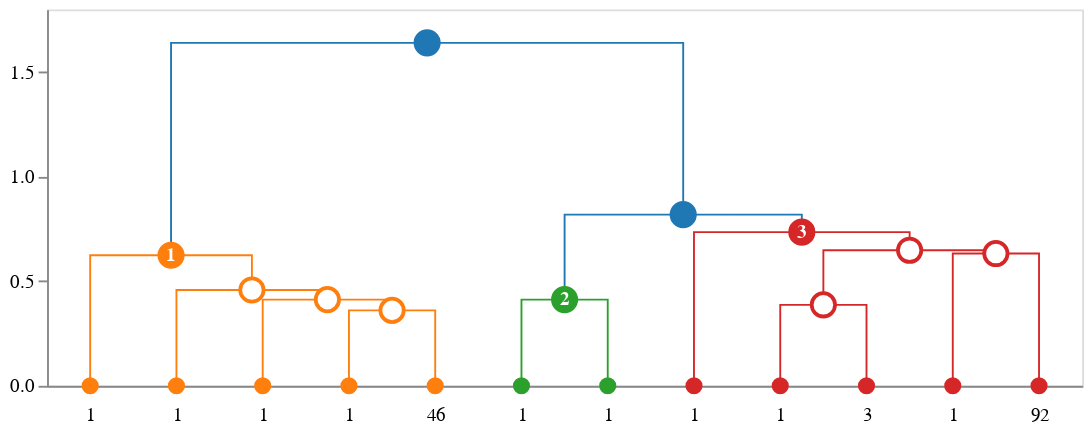

This figure's notebook cell:
### Markdown cell above
## Customizing tooltips

### Using `node_hover_func`

Leaf axis labels are controlled via `node_hover_func` parameter of  `idd.create_dendrogram` function. To customize labels, pass a callable that returns a dictionary of key:value pairs that will be displayed in a tooltip for a given linkage ID. 

For example, to display the linkage ID itself:

### Code cell
idd = idendrogram.idendrogram()
idd.set_cluster_info(cl_data)

dendrogram = idd.create_dendrogram(
    node_hover_func= lambda _, id: {'linkage ID': id}
)
to_altair(dendrogram=dendrogram, height=200, width=629)

### Figure 1 — Vega-Lite specification as saved in the notebook (floating-point values rounded to 4 significant figures)
{"layer": [{"data": {"name": "data-14cecd4bee7b75d255fafc30acb8179d"}, "mark": "line", "encoding": {"color": {"field": "fillcolor", "legend": null, "scale": null, "type": "nominal"}, "detail": {"field": "index", "type": "quantitative"}, "order": {"field": "_order_helper", "type": "quantitative"}, "strokeDash": {"field": "strokedash", "legend": null, "scale": null, "type": "nominal"}, "strokeOpacity": {"field": "strokeopacity", "legend": null, "scale": null, "type": "quantitative"}, "strokeWidth": {"field": "strokewidth", "legend": null, "scale": null, "type": "quantitative"}, "x": {"axis": {"grid": false, "labelAngle": 0, "labelExpr": "datum.value == 5.0 ? '1' : datum.value == 15.0 ? '1' : datum.value == 25.0 ? '1' : datum.value == 35.0 ? '1' : datum.value == 45.0 ? '46' : datum.value == 55.0 ? '1' : datum.value == 65.0 ? '1' : datum.value == 75.0 ? '1' : datum.value == 85.0 ? '1' : datum.value == 95.0 ? '3' : datum.value == 105.0 ? '1' : datum.value == 115.0 ? '92' : ''", "labelPadding": 10, "orient": "bottom", "ticks": false, "values": [5.0, 15.0, 25.0, 35.0, 45.0, 55.0, 65.0, 75.0, 85.0, 95.0, 105.0, 115.0]}, "field": "x", "title": null, "type": "quantitative"}, "y": {"axis": {"grid": false}, "field": "y", "scale": {"reverse": false, "type": "linear"}, "title": null, "type": "quantitative"}}}, {"layer": [{"layer": [{"mark": "point", "encoding": {"fill": {"field": "fillcolor", "scale": null, "type": "nominal"}, "opacity": {"field": "opacity", "scale": null, "type": "quantitative"}, "size": {"field": "size", "scale": null, "type": "quantitative"}, "stroke": {"field": "edgecolor", "scale": null, "type": "nominal"}, "tooltip": {"field": "hovertext", "type": "nominal"}, "x": {"axis": {"grid": false, "labelAngle": 0, "labelExpr": "datum.value == 5.0 ? '1' : datum.value == 15.0 ? '1' : datum.value == 25.0 ? '1' : datum.value == 35.0 ? '1' : datum.value == 45.0 ? '46' : datum.value == 55.0 ? '1' : datum.value == 65.0 ? '1' : datum.value == 75.0 ? '1' : datum.value == 85.0 ? '1' : datum.value == 95.0 ? '3' : datum.value == 105.0 ? '1' : datum.value == 115.0 ? '92' : ''", "labelPadding": 10, "orient": "bottom", "ticks": false, "values": [5.0, 15.0, 25.0, 35.0, 45.0, 55.0, 65.0, 75.0, 85.0, 95.0, 105.0, 115.0]}, "field": "x", "title": null, "type": "quantitative"}, "y": {"axis": {"grid": false}, "field": "y", "scale": {"reverse": false, "type": "linear"}, "title": null, "type": "quantitative"}}}, {"mark": {"type": "text", "fontWeight": "bold"}, "encoding": {"color": {"field": "labelcolor", "scale": null, "type": "nominal"}, "size": {"field": "labelsize", "scale": null, "type": "quantitative"}, "text": {"field": "label", "type": "nominal"}, "tooltip": {"field": "hovertext", "type": "nominal"}, "x": {"axis": {"grid": false, "labelAngle": 0, "labelExpr": "datum.value == 5.0 ? '1' : datum.value == 15.0 ? '1' : datum.value == 25.0 ? '1' : datum.value == 35.0 ? '1' : datum.value == 45.0 ? '46' : datum.value == 55.0 ? '1' : datum.value == 65.0 ? '1' : datum.value == 75.0 ? '1' : datum.value == 85.0 ? '1' : datum.value == 95.0 ? '3' : datum.value == 105.0 ? '1' : datum.value == 115.0 ? '92' : ''", "labelPadding": 10, "orient": "bottom", "ticks": false, "values": [5.0, 15.0, 25.0, 35.0, 45.0, 55.0, 65.0, 75.0, 85.0, 95.0, 105.0, 115.0]}, "field": "x", "title": null, "type": "quantitative"}, "y": {"axis": {"grid": false}, "field": "y", "scale": {"reverse": false, "type": "linear"}, "title": null, "type": "quantitative"}}}]}], "data": {"name": "data-4e889089e8f5a7ad6df9159984048e61"}}], "height": 200, "width": 550, "$schema": "https://vega.github.io/schema/vega-lite/v4.17.0.json", "datasets": {"data-14cecd4bee7b75d255fafc30acb8179d": [{"index": 0, "x": 35.0, "y": 0.0, "fillcolor": "#ff7f0e", "id": 269, "children_id": [15, 263], "cluster_id": null, "strokewidth": 1.0, "strokedash": [1, 0], "strokeopacity": 1.0, "_order_helper": 0}, {"index": 0, "x": 35.0, "y": 0.3606, "fillcolor": "#ff7f0e", "id": 269, "children_id": [15, 263], "cluster_id": null, "strokewidth": 1.0, "strokedash": [1, 0], "strokeopacity": 1.0, "_order_helper": 1}, {"index": 0, "x": 45.0, "y": 0.3606, "fillcolor": "#ff7f0e", "id": 269, "children_id": [15, 263], "cluster_id": null, "strokewidth": 1.0, "strokedash": [1, 0], "strokeopacity": 1.0, "_order_helper": 2}, {"index": 0, "x": 45.0, "y": 0.0, "fillcolor": "#ff7f0e", "id": 269, "children_id": [15, 263], "cluster_id": null, "strokewidth": 1.0, "strokedash": [1, 0], "strokeopacity": 1.0, "_order_helper": 3}, {"index": 1, "x": 25.0, "y": 0.0, "fillcolor": "#ff7f0e", "id": 278, "children_id": [14, 269], "cluster_id": null, "strokewidth": 1.0, "strokedash": [1, 0], "strokeopacity": 1.0, "_order_helper": 0}, {"index": 1, "x": 25.0, "y": 0.4123, "fillcolor": "#ff7f0e", "id": 278, "children_id": [14, 269], "cluster_id": null, "strokewidth": 1.0, "strokedash": [1, 0], "strokeopacity": 1.0, "_order_helper": 1}, {"index": 1, "x": 40.0, "y": 0.4123, "fillcolor": "#ff7f0e", "id": 278, "children_id": [14, 269], "cluster_id": null, "strokewidth": 1.0, "strokedash": [1, 0], "strokeopacity": 1.0, "_order_helper": 2}, {"index": 1, "x": 40.0, "y": 0.3606, "fillcolor": "#ff7f0e", "id": 278, "children_id": [14, 269], "cluster_id": null, "strokewidth": 1.0, "strokedash": [1, 0], "strokeopacity": 1.0, "_order_helper": 3}, {"index": 2, "x": 15.0, "y": 0.0, "fillcolor": "#ff7f0e", "id": 285, "children_id": [22, 278], "cluster_id": null, "strokewidth": 1.0, "strokedash": [1, 0], "strokeopacity": 1.0, "_order_helper": 0}, {"index": 2, "x": 15.0, "y": 0.4583, "fillcolor": "#ff7f0e", "id": 285, "children_id": [22, 278], "cluster_id": null, "strokewidth": 1.0, "strokedash": [1, 0], "strokeopacity": 1.0, "_order_helper": 1}, {"index": 2, "x": 32.5, "y": 0.4583, "fillcolor": "#ff7f0e", "id": 285, "children_id": [22, 278], "cluster_id": null, "strokewidth": 1.0, "strokedash": [1, 0], "strokeopacity": 1.0, "_order_helper": 2}, {"index": 2, "x": 32.5, "y": 0.4123, "fillcolor": "#ff7f0e", "id": 285, "children_id": [22, 278], "cluster_id": null, "strokewidth": 1.0, "strokedash": [1, 0], "strokeopacity": 1.0, "_order_helper": 3}, {"index": 3, "x": 5.0, "y": 0.0, "fillcolor": "#ff7f0e", "id": 293, "children_id": [41, 285], "cluster_id": 1.0, "strokewidth": 1.0, "strokedash": [1, 0], "strokeopacity": 1.0, "_order_helper": 0}, {"index": 3, "x": 5.0, "y": 0.6245, "fillcolor": "#ff7f0e", "id": 293, "children_id": [41, 285], "cluster_id": 1.0, "strokewidth": 1.0, "strokedash": [1, 0], "strokeopacity": 1.0, "_order_helper": 1}, {"index": 3, "x": 23.75, "y": 0.6245, "fillcolor": "#ff7f0e", "id": 293, "children_id": [41, 285], "cluster_id": 1.0, "strokewidth": 1.0, "strokedash": [1, 0], "strokeopacity": 1.0, "_order_helper": 2}, {"index": 3, "x": 23.75, "y": 0.4583, "fillcolor": "#ff7f0e", "id": 293, "children_id": [41, 285], "cluster_id": 1.0, "strokewidth": 1.0, "strokedash": [1, 0], "strokeopacity": 1.0, "_order_helper": 3}, {"index": 4, "x": 55.0, "y": 0.0, "fillcolor": "#2ca02c", "id": 279, "children_id": [117, 131], "cluster_id": 2.0, "strokewidth": 1.0, "strokedash": [1, 0], "strokeopacity": 1.0, "_order_helper": 0}, {"index": 4, "x": 55.0, "y": 0.4123, "fillcolor": "#2ca02c", "id": 279, "children_id": [117, 131], "cluster_id": 2.0, "strokewidth": 1.0, "strokedash": [1, 0], "strokeopacity": 1.0, "_order_helper": 1}, {"index": 4, "x": 65.0, "y": 0.4123, "fillcolor": "#2ca02c", "id": 279, "children_id": [117, 131], "cluster_id": 2.0, "strokewidth": 1.0, "strokedash": [1, 0], "strokeopacity": 1.0, "_order_helper": 2}, {"index": 4, "x": 65.0, "y": 0.0, "fillcolor": "#2ca02c", "id": 279, "children_id": [117, 131], "cluster_id": 2.0, "strokewidth": 1.0, "strokedash": [1, 0], "strokeopacity": 1.0, "_order_helper": 3}, {"index": 5, "x": 85.0, "y": 0.0, "fillcolor": "#d62728", "id": 273, "children_id": [98, 265], "cluster_id": null, "strokewidth": 1.0, "strokedash": [1, 0], "strokeopacity": 1.0, "_order_helper": 0}, {"index": 5, "x": 85.0, "y": 0.3873, "fillcolor": "#d62728", "id": 273, "children_id": [98, 265], "cluster_id": null, "strokewidth": 1.0, "strokedash": [1, 0], "strokeopacity": 1.0, "_order_helper": 1}, {"index": 5, "x": 95.0, "y": 0.3873, "fillcolor": "#d62728", "id": 273, "children_id": [98, 265], "cluster_id": null, "strokewidth": 1.0, "strokedash": [1, 0], "strokeopacity": 1.0, "_order_helper": 2}, {"index": 5, "x": 95.0, "y": 0.0, "fillcolor": "#d62728", "id": 273, "children_id": [98, 265], "cluster_id": null, "strokewidth": 1.0, "strokedash": [1, 0], "strokeopacity": 1.0, "_order_helper": 3}, {"index": 6, "x": 105.0, "y": 0.0, "fillcolor": "#d62728", "id": 294, "children_id": [109, 292], "cluster_id": null, "strokewidth": 1.0, "strokedash": [1, 0], "strokeopacity": 1.0, "_order_helper": 0}, {"index": 6, "x": 105.0, "y": 0.6325, "fillcolor": "#d62728", "id": 294, "children_id": [109, 292], "cluster_id": null, "strokewidth": 1.0, "strokedash": [1, 0], "strokeopacity": 1.0, "_order_helper": 1}, {"index": 6, "x": 115.0, "y": 0.6325, "fillcolor": "#d62728", "id": 294, "children_id": [109, 292], "cluster_id": null, "strokewidth": 1.0, "strokedash": [1, 0], "strokeopacity": 1.0, "_order_helper": 2}, {"index": 6, "x": 115.0, "y": 0.0, "fillcolor": "#d62728", "id": 294, "children_id": [109, 292], "cluster_id": null, "strokewidth": 1.0, "strokedash": [1, 0], "strokeopacity": 1.0, "_order_helper": 3}, {"index": 7, "x": 90.0, "y": 0.3873, "fillcolor": "#d62728", "id": 295, "children_id": [273, 294], "cluster_id": null, "strokewidth": 1.0, "strokedash": [1, 0], "strokeopacity": 1.0, "_order_helper": 0}, {"index": 7, "x": 90.0, "y": 0.6481, "fillcolor": "#d62728", "id": 295, "children_id": [273, 294], "cluster_id": null, "strokewidth": 1.0, "strokedash": [1, 0], "strokeopacity": 1.0, "_order_helper": 1}, {"index": 7, "x": 110.0, "y": 0.6481, "fillcolor": "#d62728", "id": 295, "children_id": [273, 294], "cluster_id": null, "strokewidth": 1.0, "strokedash": [1, 0], "strokeopacity": 1.0, "_order_helper": 2}, {"index": 7, "x": 110.0, "y": 0.6325, "fillcolor": "#d62728", "id": 295, "children_id": [273, 294], "cluster_id": null, "strokewidth": 1.0, "strokedash": [1, 0], "strokeopacity": 1.0, "_order_helper": 3}, {"index": 8, "x": 75.0, "y": 0.0, "fillcolor": "#d62728", "id": 296, "children_id": [106, 295], "cluster_id": 3.0, "strokewidth": 1.0, "strokedash": [1, 0], "strokeopacity": 1.0, "_order_helper": 0}, {"index": 8, "x": 75.0, "y": 0.7348, "fillcolor": "#d62728", "id": 296, "children_id": [106, 295], "cluster_id": 3.0, "strokewidth": 1.0, "strokedash": [1, 0], "strokeopacity": 1.0, "_order_helper": 1}, {"index": 8, "x": 100.0, "y": 0.7348, "fillcolor": "#d62728", "id": 296, "children_id": [106, 295], "cluster_id": 3.0, "strokewidth": 1.0, "strokedash": [1, 0], "strokeopacity": 1.0, "_order_helper": 2}, {"index": 8, "x": 100.0, "y": 0.6481, "fillcolor": "#d62728", "id": 296, "children_id": [106, 295], "cluster_id": 3.0, "strokewidth": 1.0, "strokedash": [1, 0], "strokeopacity": 1.0, "_order_helper": 3}, {"index": 9, "x": 60.0, "y": 0.4123, "fillcolor": "#1f77b4", "id": 297, "children_id": [279, 296], "cluster_id": null, "strokewidth": 1.0, "strokedash": [1, 0], "strokeopacity": 1.0, "_order_helper": 0}, {"index": 9, "x": 60.0, "y": 0.8185, "fillcolor": "#1f77b4", "id": 297, "children_id": [279, 296], "cluster_id": null, "strokewidth": 1.0, "strokedash": [1, 0], "strokeopacity": 1.0, "_order_helper": 1}, {"index": 9, "x": 87.5, "y": 0.8185, "fillcolor": "#1f77b4", "id": 297, "children_id": [279, 296], "cluster_id": null, "strokewidth": 1.0, "strokedash": [1, 0], "strokeopacity": 1.0, "_order_helper": 2}, {"index": 9, "x": 87.5, "y": 0.7348, "fillcolor": "#1f77b4", "id": 297, "children_id": [279, 296], "cluster_id": null, "strokewidth": 1.0, "strokedash": [1, 0], "strokeopacity": 1.0, "_order_helper": 3}, {"index": 10, "x": 14.38, "y": 0.6245, "fillcolor": "#1f77b4", "id": 298, "children_id": [293, 297], "cluster_id": null, "strokewidth": 1.0, "strokedash": [1, 0], "strokeopacity": 1.0, "_order_helper": 0}, {"index": 10, "x": 14.38, "y": 1.64, "fillcolor": "#1f77b4", "id": 298, "children_id": [293, 297], "cluster_id": null, "strokewidth": 1.0, "strokedash": [1, 0], "strokeopacity": 1.0, "_order_helper": 1}, {"index": 10, "x": 73.75, "y": 1.64, "fillcolor": "#1f77b4", "id": 298, "children_id": [293, 297], "cluster_id": null, "strokewidth": 1.0, "strokedash": [1, 0], "strokeopacity": 1.0, "_order_helper": 2}, {"index": 10, "x": 73.75, "y": 0.8185, "fillcolor": "#1f77b4", "id": 298, "children_id": [293, 297], "cluster_id": null, "strokewidth": 1.0, "strokedash": [1, 0], "strokeopacity": 1.0, "_order_helper": 3}], "data-4e889089e8f5a7ad6df9159984048e61": [{"x": 5.0, "y": 0.0, "type": "leaf", "id": 41, "cluster_id": null, "edgecolor": "#ff7f0e", "label": "", "hovertext": {"linkage ID": 41}, "fillcolor": "#ff7f0e", "radius": 4.0, "opacity": 1.0, "labelsize": 10.0, "labelcolor": "#fff", "_default_leaf_radius": 4.0, "_default_leaf_radius_if_cluster": 7.0, "size": 50.27}, {"x": 15.0, "y": 0.0, "type": "leaf", "id": 22, "cluster_id": null, "edgecolor": "#ff7f0e", "label": "", "hovertext": {"linkage ID": 22}, "fillcolor": "#ff7f0e", "radius": 4.0, "opacity": 1.0, "labelsize": 10.0, "labelcolor": "#fff", "_default_leaf_radius": 4.0, "_default_leaf_radius_if_cluster": 7.0, "size": 50.27}, {"x": 25.0, "y": 0.0, "type": "leaf", "id": 14, "cluster_id": null, "edgecolor": "#ff7f0e", "label": "", "hovertext": {"linkage ID": 14}, "fillcolor": "#ff7f0e", "radius": 4.0, "opacity": 1.0, "labelsize": 10.0, "labelcolor": "#fff", "_default_leaf_radius": 4.0, "_default_leaf_radius_if_cluster": 7.0, "size": 50.27}, {"x": 35.0, "y": 0.0, "type": "leaf", "id": 15, "cluster_id": null, "edgecolor": "#ff7f0e", "label": "", "hovertext": {"linkage ID": 15}, "fillcolor": "#ff7f0e", "radius": 4.0, "opacity": 1.0, "labelsize": 10.0, "labelcolor": "#fff", "_default_leaf_radius": 4.0, "_default_leaf_radius_if_cluster": 7.0, "size": 50.27}, {"x": 45.0, "y": 0.0, "type": "leaf", "id": 263, "cluster_id": null, "edgecolor": "#ff7f0e", "label": "", "hovertext": {"linkage ID": 263}, "fillcolor": "#ff7f0e", "radius": 4.0, "opacity": 1.0, "labelsize": 10.0, "labelcolor": "#fff", "_default_leaf_radius": 4.0, "_default_leaf_radius_if_cluster": 7.0, "size": 50.27}, {"x": 55.0, "y": 0.0, "type": "leaf", "id": 117, "cluster_id": null, "edgecolor": "#2ca02c", "label": "", "hovertext": {"linkage ID": 117}, "fillcolor": "#2ca02c", "radius": 4.0, "opacity": 1.0, "labelsize": 10.0, "labelcolor": "#fff", "_default_leaf_radius": 4.0, "_default_leaf_radius_if_cluster": 7.0, "size": 50.27}, {"x": 65.0, "y": 0.0, "type": "leaf", "id": 131, "cluster_id": null, "edgecolor": "#2ca02c", "label": "", "hovertext": {"linkage ID": 131}, "fillcolor": "#2ca02c", "radius": 4.0, "opacity": 1.0, "labelsize": 10.0, "labelcolor": "#fff", "_default_leaf_radius": 4.0, "_default_leaf_radius_if_cluster": 7.0, "size": 50.27}, {"x": 75.0, "y": 0.0, "type": "leaf", "id": 106, "cluster_id": null, "edgecolor": "#d62728", "label": "", "hovertext": {"linkage ID": 106}, "fillcolor": "#d62728", "radius": 4.0, "opacity": 1.0, "labelsize": 10.0, "labelcolor": "#fff", "_default_leaf_radius": 4.0, "_default_leaf_radius_if_cluster": 7.0, "size": 50.27}, {"x": 85.0, "y": 0.0, "type": "leaf", "id": 98, "cluster_id": null, "edgecolor": "#d62728", "label": "", "hovertext": {"linkage ID": 98}, "fillcolor": "#d62728", "radius": 4.0, "opacity": 1.0, "labelsize": 10.0, "labelcolor": "#fff", "_default_leaf_radius": 4.0, "_default_leaf_radius_if_cluster": 7.0, "size": 50.27}, {"x": 95.0, "y": 0.0, "type": "leaf", "id": 265, "cluster_id": null, "edgecolor": "#d62728", "label": "", "hovertext": {"linkage ID": 265}, "fillcolor": "#d62728", "radius": 4.0, "opacity": 1.0, "labelsize": 10.0, "labelcolor": "#fff", "_default_leaf_radius": 4.0, "_default_leaf_radius_if_cluster": 7.0, "size": 50.27}, {"x": 105.0, "y": 0.0, "type": "leaf", "id": 109, "cluster_id": null, "edgecolor": "#d62728", "label": "", "hovertext": {"linkage ID": 109}, "fillcolor": "#d62728", "radius": 4.0, "opacity": 1.0, "labelsize": 10.0, "labelcolor": "#fff", "_default_leaf_radius": 4.0, "_default_leaf_radius_if_cluster": 7.0, "size": 50.27}, {"x": 115.0, "y": 0.0, "type": "leaf", "id": 292, "cluster_id": null, "edgecolor": "#d62728", "label": "", "hovertext": {"linkage ID": 292}, "fillcolor": "#d62728", "radius": 4.0, "opacity": 1.0, "labelsize": 10.0, "labelcolor": "#fff", "_default_leaf_radius": 4.0, "_default_leaf_radius_if_cluster": 7.0, "size": 50.27}, {"x": 40.0, "y": 0.3606, "type": "subcluster", "id": 269, "cluster_id": null, "edgecolor": "#ff7f0e", "label": "", "hovertext": {"linkage ID": 269}, "fillcolor": "#fff", "radius": 7.0, "opacity": 1.0, "labelsize": 10.0, "labelcolor": "#fff", "_default_leaf_radius": 4.0, "_default_leaf_radius_if_cluster": 7.0, "size": 153.9}, {"x": 32.5, "y": 0.4123, "type": "subcluster", "id": 278, "cluster_id": null, "edgecolor": "#ff7f0e", "label": "", "hovertext": {"linkage ID": 278}, "fillcolor": "#fff", "radius": 7.0, "opacity": 1.0, "labelsize": 10.0, "labelcolor": "#fff", "_default_leaf_radius": 4.0, "_default_leaf_radius_if_cluster": 7.0, "size": 153.9}, {"x": 23.75, "y": 0.4583, "type": "subcluster", "id": 285, "cluster_id": null, "edgecolor": "#ff7f0e", "label": "", "hovertext": {"linkage ID": 285}, "fillcolor": "#fff", "radius": 7.0, "opacity": 1.0, "labelsize": 10.0, "labelcolor": "#fff", "_default_leaf_radius": 4.0, "_default_leaf_radius_if_cluster": 7.0, "size": 153.9}, {"x": 14.38, "y": 0.6245, "type": "cluster", "id": 293, "cluster_id": 1.0, "edgecolor": "#ff7f0e", "label": "1", "hovertext": {"linkage ID": 293}, "fillcolor": "#ff7f0e", "radius": 7.0, "opacity": 1.0, "labelsize": 10.0, "labelcolor": "#fff", "_default_leaf_radius": 4.0, "_default_leaf_radius_if_cluster": 7.0, "size": 153.9}, {"x": 60.0, "y": 0.4123, "type": "cluster", "id": 279, "cluster_id": 2.0, "edgecolor": "#2ca02c", "label": "2", "hovertext": {"linkage ID": 279}, "fillcolor": "#2ca02c", "radius": 7.0, "opacity": 1.0, "labelsize": 10.0, "labelcolor": "#fff", "_default_leaf_radius": 4.0, "_default_leaf_radius_if_cluster": 7.0, "size": 153.9}, {"x": 90.0, "y": 0.3873, "type": "subcluster", "id": 273, "cluster_id": null, "edgecolor": "#d62728", "label": "", "hovertext": {"linkage ID": 273}, "fillcolor": "#fff", "radius": 7.0, "opacity": 1.0, "labelsize": 10.0, "labelcolor": "#fff", "_default_leaf_radius": 4.0, "_default_leaf_radius_if_cluster": 7.0, "size": 153.9}, {"x": 110.0, "y": 0.6325, "type": "subcluster", "id": 294, "cluster_id": null, "edgecolor": "#d62728", "label": "", "hovertext": {"linkage ID": 294}, "fillcolor": "#fff", "radius": 7.0, "opacity": 1.0, "labelsize": 10.0, "labelcolor": "#fff", "_default_leaf_radius": 4.0, "_default_leaf_radius_if_cluster": 7.0, "size": 153.9}, {"x": 100.0, "y": 0.6481, "type": "subcluster", "id": 295, "cluster_id": null, "edgecolor": "#d62728", "label": "", "hovertext": {"linkage ID": 295}, "fillcolor": "#fff", "radius": 7.0, "opacity": 1.0, "labelsize": 10.0, "labelcolor": "#fff", "_default_leaf_radius": 4.0, "_default_leaf_radius_if_cluster": 7.0, "size": 153.9}, {"x": 87.5, "y": 0.7348, "type": "cluster", "id": 296, "cluster_id": 3.0, "edgecolor": "#d62728", "label": "3", "hovertext": {"linkage ID": 296}, "fillcolor": "#d62728", "radius": 7.0, "opacity": 1.0, "labelsize": 10.0, "labelcolor": "#fff", "_default_leaf_radius": 4.0, "_default_leaf_radius_if_cluster": 7.0, "size": 153.9}, {"x": 73.75, "y": 0.8185, "type": "supercluster", "id": 297, "cluster_id": null, "edgecolor": "#1f77b4", "label": "", "hovertext": {"linkage ID": 297}, "fillcolor": "#1f77b4", "radius": 7.0, "opacity": 1.0, "labelsize": 10.0, "labelcolor": "#fff", "_default_leaf_radius": 4.0, "_default_leaf_radius_if_cluster": 7.0, "size": 153.9}, {"x": 44.06, "y": 1.64, "type": "supercluster", "id": 298, "cluster_id": null, "edgecolor": "#1f77b4", "label": "", "hovertext": {"linkage ID": 298}, "fillcolor": "#1f77b4", "radius": 7.0, "opacity": 1.0, "labelsize": 10.0, "labelcolor": "#fff", "_default_leaf_radius": 4.0, "_default_leaf_radius_if_cluster": 7.0, "size": 153.9}]}}
